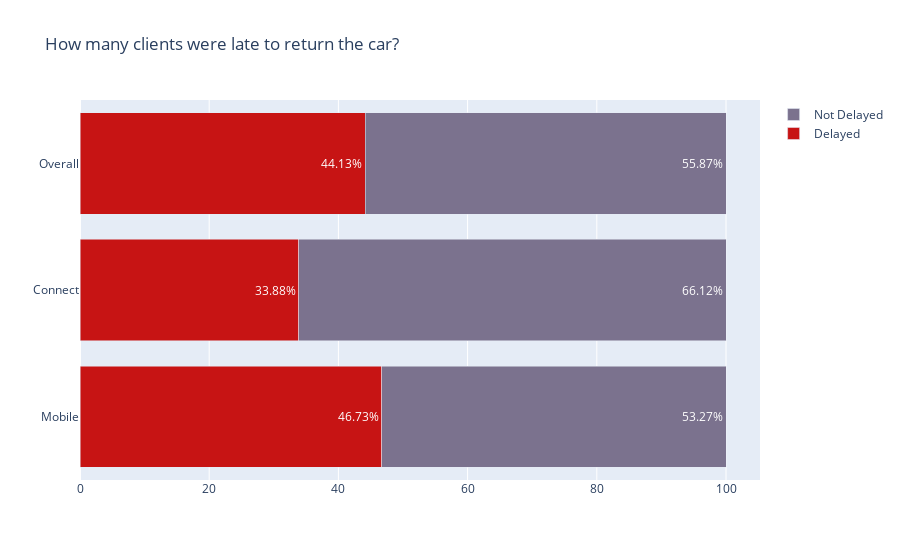

Write notebook code for a chart like this one.
### Code cell
# Computing the percentage of rentals were delayed for each contract type
checkout_delayed = df[df['delay_at_checkout'] == 'checkout delayed']
checkout_not_delayed = df[df['delay_at_checkout'] == 'checkout not delayed']

mobile_delayed_pct = round(100 * len(checkout_delayed[checkout_delayed['checkin_type'] == 'mobile']) / len(df[df['checkin_type'] == 'mobile']), 2)
mobile_not_delayed_pct = round(100 * len(checkout_not_delayed[checkout_not_delayed['checkin_type'] == 'mobile']) / len(df[df['checkin_type'] == 'mobile']), 2)
connect_delayed_pct = round(100 * len(checkout_delayed[checkout_delayed['checkin_type'] == 'connect']) / len(df[df['checkin_type'] == 'connect']), 2)
connect_not_delayed_pct = round(100 * len(checkout_not_delayed[checkout_not_delayed['checkin_type'] == 'connect']) / len(df[df['checkin_type'] == 'connect']), 2)
total_delayed_pct = round(100 * len(checkout_delayed) / len(df), 2)
total_not_delayed_pct = round(100 * len(checkout_not_delayed) / len(df), 2)

# Creating a new dataframe with the percentages computed above
df_pct = pd.DataFrame({
    'Contract Type': ['Mobile', 'Connect', 'Overall'],
    'Delayed': [mobile_delayed_pct, connect_delayed_pct, total_delayed_pct],
    'Not Delayed': [mobile_not_delayed_pct, connect_not_delayed_pct, total_not_delayed_pct]
})

# Creating a horizontal stacked bar chart
fig = go.Figure()
fig.add_trace(go.Bar(y=df_pct['Contract Type'], x=df_pct['Delayed'], orientation='h', name='Delayed', marker=dict(color='#c71414'), text=[f"{mobile_delayed_pct}%", f"{connect_delayed_pct}%", f"{total_delayed_pct}%"],
                     textposition='auto', textfont=dict(color='white')))
fig.add_trace(go.Bar(y=df_pct['Contract Type'], x=df_pct['Not Delayed'], orientation='h', name='Not Delayed', marker=dict(color='#7b728e'), text=[f"{mobile_not_delayed_pct}%", f"{connect_not_delayed_pct}%", f"{total_not_delayed_pct}%"],
                     textposition='auto', textfont=dict(color='white')))
fig.update_layout(barmode='stack', title='How many clients were late to return the car?', yaxis={'categoryorder':'total ascending'})

fig.show()

### Figure 1 — Plotly figure (JSON) as saved in the notebook; plotly's stock layout.template omitted (floating-point values rounded to 4 significant figures)
{"data": [{"marker": {"color": "#c71414"}, "name": "Delayed", "orientation": "h", "text": ["46.73%", "33.88%", "44.13%"], "textfont": {"color": "white"}, "textposition": "auto", "type": "bar", "x": [46.73, 33.88, 44.13], "y": ["Mobile", "Connect", "Overall"]}, {"marker": {"color": "#7b728e"}, "name": "Not Delayed", "orientation": "h", "text": ["53.27%", "66.12%", "55.87%"], "textfont": {"color": "white"}, "textposition": "auto", "type": "bar", "x": [53.27, 66.12, 55.87], "y": ["Mobile", "Connect", "Overall"]}], "layout": {"barmode": "stack", "title": {"text": "How many clients were late to return the car?"}, "yaxis": {"categoryorder": "total ascending"}}}
